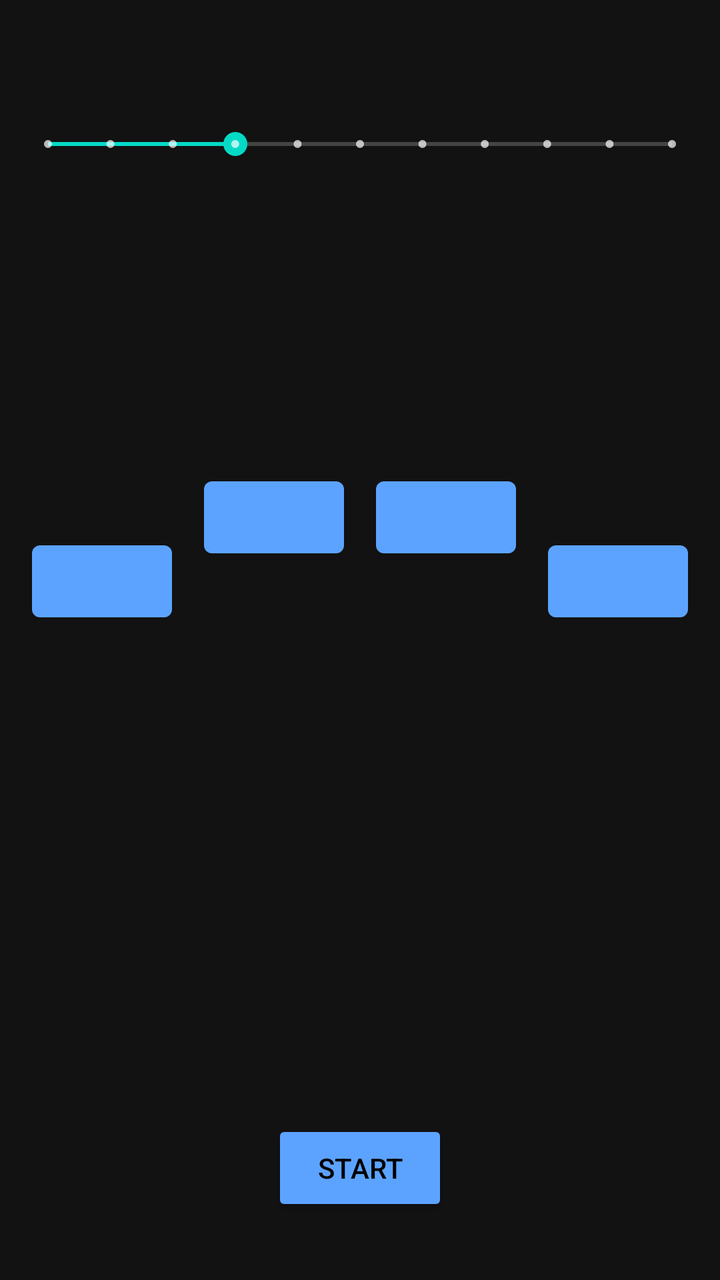
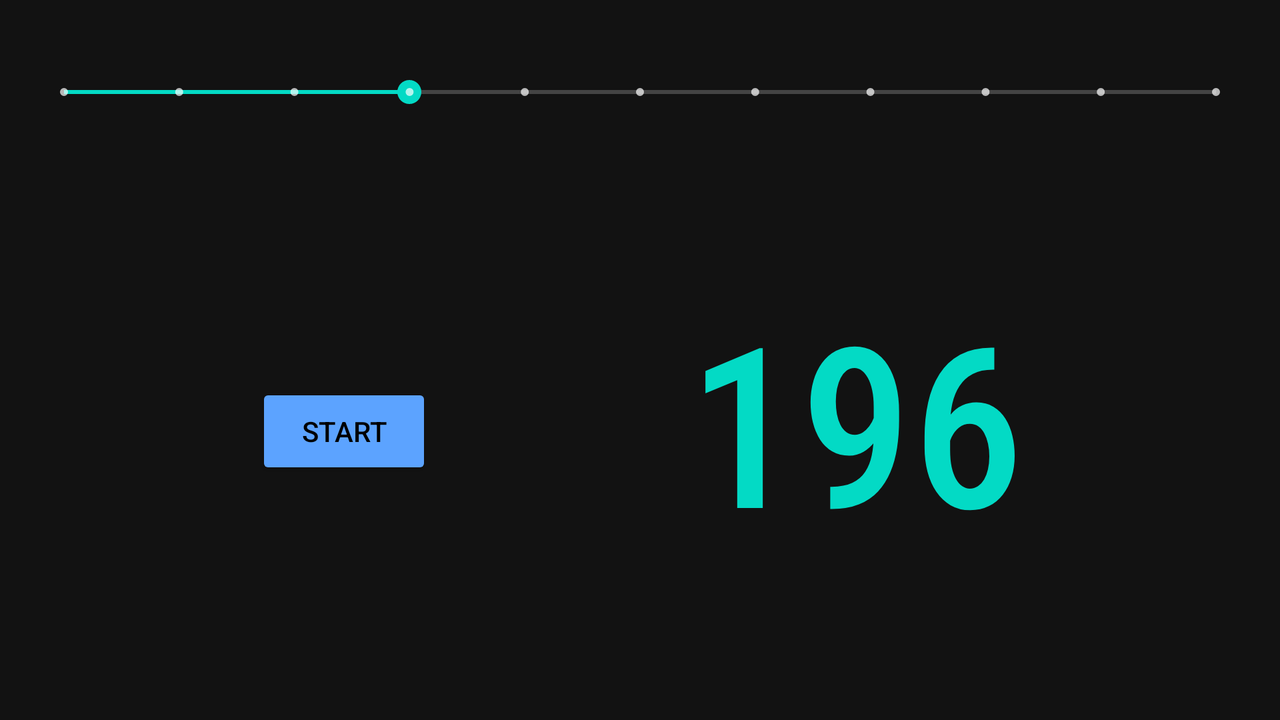

The same Android screen from two of the app's own layout files: first res/layout/ as a phone draws it, then the repository's variant for another configuration, drawn on a device whose configuration selects that folder. Both files follow.
<!-- AndroidManifest.xml: application theme AppTheme -->
<!-- res/layout/fragment_metronome.xml -->
<?xml version="1.0" encoding="utf-8"?>
<androidx.constraintlayout.widget.ConstraintLayout
    xmlns:android="http://schemas.android.com/apk/res/android"
    xmlns:app="http://schemas.android.com/apk/res-auto"
    xmlns:tools="http://schemas.android.com/tools"
    android:layout_width="match_parent"
    android:layout_height="match_parent">

    <Button
        android:id="@+id/btn3"
        android:layout_width="0dp"
        android:layout_height="wrap_content"
        android:layout_marginStart="8dp"
        android:layout_marginTop="32dp"
        android:layout_marginEnd="8dp"
        app:layout_constraintEnd_toStartOf="@+id/btn4"
        app:layout_constraintStart_toEndOf="@+id/btn2"
        app:layout_constraintTop_toBottomOf="@+id/bpmTxt" />

    <SeekBar
        android:id="@+id/metronomeBar"
        style="@style/Widget.AppCompat.SeekBar.Discrete"
        android:layout_width="0dp"
        android:layout_height="80dp"
        android:layout_marginStart="8dp"
        android:layout_marginTop="32dp"
        android:layout_marginEnd="8dp"
        android:max="10"
        android:progress="3"
        app:layout_constraintEnd_toEndOf="parent"
        app:layout_constraintHorizontal_bias="0.496"
        app:layout_constraintStart_toStartOf="parent"
        app:layout_constraintTop_toTopOf="parent" />

    <TextView
        android:id="@+id/bpmTxt"
        android:layout_width="wrap_content"
        android:layout_height="wrap_content"
        android:layout_marginTop="16dp"
        android:fontFamily="sans-serif-condensed-medium"
        android:textAppearance="@style/TextAppearance.AppCompat.Display3"
        android:textColor="@color/colorAccent"
        app:layout_constraintEnd_toEndOf="parent"
        app:layout_constraintHorizontal_bias="0.498"
        app:layout_constraintStart_toStartOf="parent"
        app:layout_constraintTop_toBottomOf="@+id/metronomeBar" />

    <Button
        android:id="@+id/btn1"
        android:layout_width="0dp"
        android:layout_height="wrap_content"
        android:layout_marginStart="16dp"
        android:layout_marginTop="64dp"
        android:layout_marginEnd="8dp"
        app:layout_constraintEnd_toStartOf="@+id/btn2"
        app:layout_constraintStart_toStartOf="parent"
        app:layout_constraintTop_toBottomOf="@+id/bpmTxt" />

    <Button
        android:id="@+id/btn2"
        android:layout_width="0dp"
        android:layout_height="wrap_content"
        android:layout_marginStart="8dp"
        android:layout_marginTop="32dp"
        android:layout_marginEnd="8dp"
        app:layout_constraintEnd_toStartOf="@+id/btn3"
        app:layout_constraintStart_toEndOf="@+id/btn1"
        app:layout_constraintTop_toBottomOf="@+id/bpmTxt" />

    <Button
        android:id="@+id/btn4"
        android:layout_width="0dp"
        android:layout_height="wrap_content"
        android:layout_marginStart="8dp"
        android:layout_marginTop="64dp"
        android:layout_marginEnd="16dp"
        app:layout_constraintEnd_toEndOf="parent"
        app:layout_constraintStart_toEndOf="@+id/btn3"
        app:layout_constraintTop_toBottomOf="@+id/bpmTxt" />

    <Button
        android:id="@+id/startStopBtn"
        style="@style/Widget.AppCompat.Button"
        android:layout_width="wrap_content"
        android:layout_height="wrap_content"
        android:layout_marginBottom="32dp"
        android:text="@string/start"
        app:layout_constraintBottom_toBottomOf="parent"
        app:layout_constraintEnd_toEndOf="parent"
        app:layout_constraintStart_toStartOf="parent" />
</androidx.constraintlayout.widget.ConstraintLayout>
<!-- resources referenced by this layout -->
<resources>
  <color name="colorAccent">#03DAC5</color>
  <string name="start">Start</string>
  <style name="AppTheme" parent="Theme.MaterialComponents">
          
          <item name="colorPrimary">@color/colorPrimary</item>
          <item name="colorPrimaryDark">@color/colorPrimaryDark</item>
          <item name="colorAccent">@color/colorAccent</item>
  
          <item name="android:actionBarStyle">@style/ActionBar</item>
  
      </style>
  <color name="colorPrimary">#5ca3ff</color>
  <color name="colorPrimaryDark">#3700B3</color>
  <style name="ActionBar" parent="Theme.AppCompat">
          <item name="android:titleTextStyle">@style/TitleBarTextColor</item>
  
      </style>
  <style name="TitleBarTextColor">
          <item name="android:textColor">#5c9aff</item>
  
      </style>
</resources>
<!-- res/layout-land/fragment_metronome.xml (the repository's variant of the layout above) -->
<!-- drawn on the phone turned sideways -->
<?xml version="1.0" encoding="utf-8"?>
<androidx.constraintlayout.widget.ConstraintLayout
    xmlns:android="http://schemas.android.com/apk/res/android"
    xmlns:app="http://schemas.android.com/apk/res-auto"
    xmlns:tools="http://schemas.android.com/tools"
    android:layout_width="match_parent"
    android:layout_height="match_parent">

    <SeekBar
        android:id="@+id/metronomeBar"
        style="@style/Widget.AppCompat.SeekBar.Discrete"
        android:layout_width="0dp"
        android:layout_height="60dp"
        android:layout_marginStart="16dp"
        android:layout_marginTop="16dp"
        android:layout_marginEnd="16dp"
        android:max="10"
        android:progress="3"
        app:layout_constraintEnd_toEndOf="parent"
        app:layout_constraintHorizontal_bias="0.496"
        app:layout_constraintStart_toStartOf="parent"
        app:layout_constraintTop_toTopOf="parent" />

    <TextView
        android:id="@+id/bpmTxt"
        android:layout_width="wrap_content"
        android:layout_height="wrap_content"
        android:layout_marginTop="16dp"
        android:layout_marginBottom="32dp"
        android:fontFamily="sans-serif-condensed-medium"
        android:text="196"
        android:textAppearance="@style/TextAppearance.AppCompat.Display4"
        android:textColor="@color/colorAccent"
        app:layout_constraintBottom_toBottomOf="parent"
        app:layout_constraintEnd_toEndOf="parent"
        app:layout_constraintStart_toEndOf="@+id/startStopBtn"
        app:layout_constraintTop_toBottomOf="@+id/metronomeBar" />

    <Button
        android:id="@+id/startStopBtn"
        style="@style/Widget.AppCompat.Button"
        android:layout_width="wrap_content"
        android:layout_height="wrap_content"
        android:layout_marginTop="32dp"
        android:layout_marginBottom="32dp"
        android:text="@string/start"
        app:layout_constraintBottom_toBottomOf="parent"
        app:layout_constraintEnd_toStartOf="@+id/bpmTxt"
        app:layout_constraintStart_toStartOf="parent"
        app:layout_constraintTop_toBottomOf="@+id/metronomeBar"
        app:layout_constraintVertical_bias="0.486" />


</androidx.constraintlayout.widget.ConstraintLayout>
